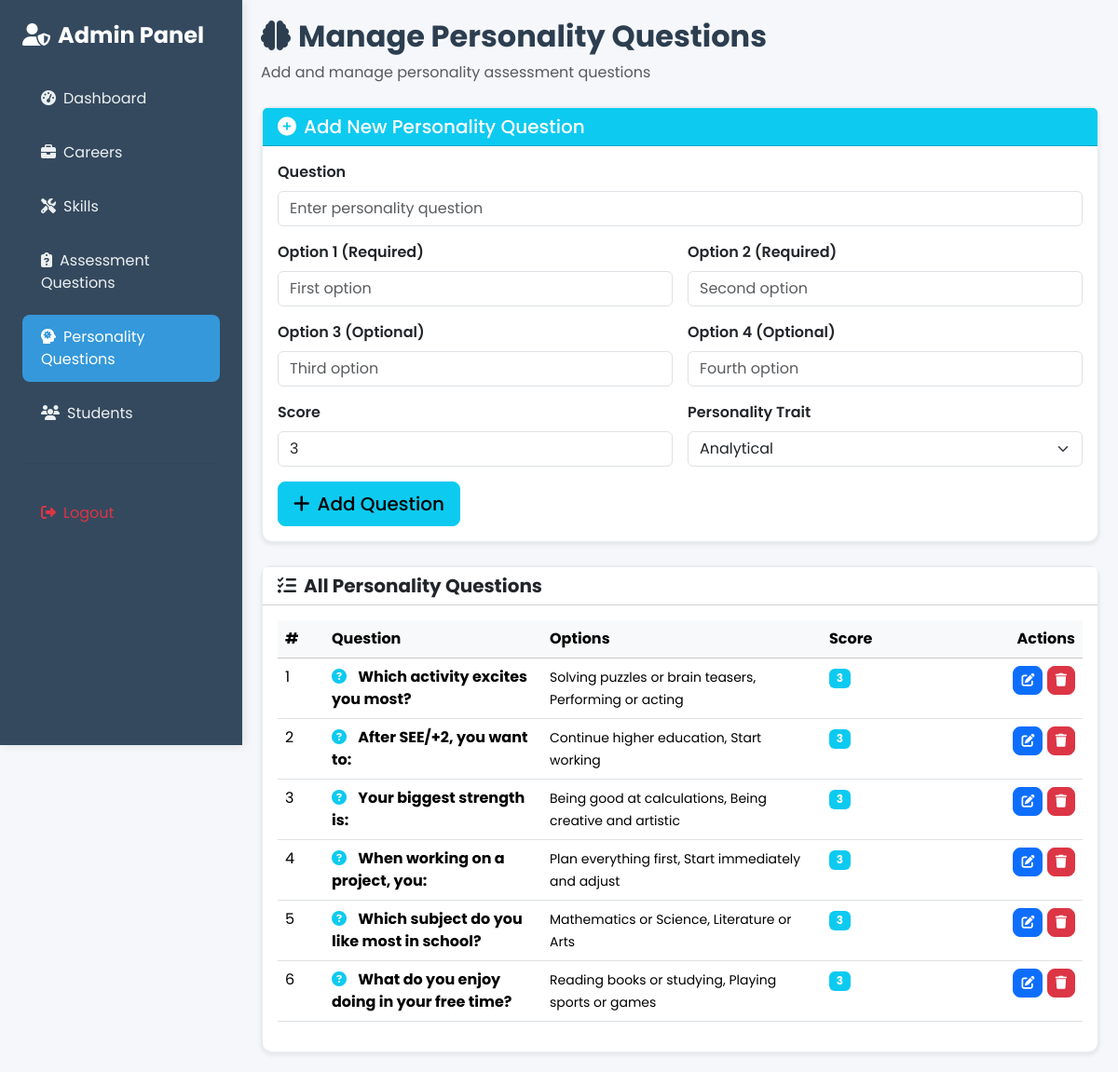
The page /admin/manage_personality.php (signed in) on the database its author committed.
### tables this page shows
CREATE TABLE IF NOT EXISTS personality_questions (
    id INT AUTO_INCREMENT PRIMARY KEY,
    question TEXT NOT NULL,
    option1 VARCHAR(255),
    option2 VARCHAR(255),
    option3 VARCHAR(255),
    option4 VARCHAR(255),
    score INT DEFAULT 1,
    personality_type VARCHAR(50),
    created_at TIMESTAMP DEFAULT CURRENT_TIMESTAMP
);

### admin/manage_personality.php (the view, shortened to what this page needs)
<?php
include 'header.php';
include '../db.php';
include 'sidebar.php';
$editing = false;
?>
<div class="main-content">
    <div class="mb-4">
        <h2 class="fw-bold"><i class="fas fa-brain me-2"></i><?= $editing ? 'Edit Personality Question' : 'Manage Personality Questions' ?></h2>
        <p class="text-muted"><?= $editing ? 'Update personality question details' : 'Add and manage personality assessment questions' ?></p>
    </div>
    <?php if(!$editing): ?>
    <div class="card shadow-sm mb-4">
        <div class="card-header bg-info text-white">
            <h5 class="mb-0"><i class="fas fa-plus-circle me-2"></i>Add New Personality Question</h5>
        </div>
        <div class="card-body">
            <form method="POST">
                <div class="row g-3">
                    <div class="col-md-12">
                        <label class="form-label fw-semibold">Question</label>
                        <input type="text" name="question" class="form-control" placeholder="Enter personality question" required>
                    </div>
                    <div class="col-md-6">
                        <label class="form-label fw-semibold">Option 1 (Required)</label>
                        <input type="text" name="option1" class="form-control" placeholder="First option" required>
                    </div>
                    <div class="col-md-6">
                        <label class="form-label fw-semibold">Option 2 (Required)</label>
                        <input type="text" name="option2" class="form-control" placeholder="Second option" required>
                    </div>
                    <div class="col-md-6">
                        <label class="form-label fw-semibold">Option 3 (Optional)</label>
                        <input type="text" name="option3" class="form-control" placeholder="Third option">
                    </div>
                    <div class="col-md-6">
                        <label class="form-label fw-semibold">Option 4 (Optional)</label>
                        <input type="text" name="option4" class="form-control" placeholder="Fourth option">
                    </div>
                    <div class="col-md-6">
                        <label class="form-label fw-semibold">Score</label>
                        <input type="number" name="score" class="form-control" value="3" min="1" max="10" required>
                    </div>
                    <div class="col-md-6">
                        <label class="form-label fw-semibold">Personality Trait</label>
                        <select name="trait" class="form-select" required>
                            <option value="Analytical">Analytical</option>
                        </select>
                    </div>
                    <div class="col-12">
                        <button type="submit" name="add_personality" class="btn btn-info btn-lg">
                            <i class="fas fa-plus me-2"></i>Add Question
                        </button>
                    </div>
                </div>
            </form>
        </div>
    </div>
    <?php endif; ?>
    <div class="card shadow-sm">
        <div class="card-header bg-white">
            <h5 class="mb-0 fw-bold"><i class="fas fa-list-check me-2"></i>All Personality Questions</h5>
        </div>
        <div class="card-body">
            <div class="table-responsive">
                <table class="table table-hover">
                    <thead class="table-light">
                        <tr>
                            <th width="50">#</th>
                            <th>Question</th>
                            <th width="300">Options</th>
                            <th width="80">Score</th>
                            <th width="200" class="text-end">Actions</th>
                        </tr>
                    </thead>
                    <tbody>
                        <?php
                        $questions = $conn->query("SELECT * FROM personality_questions ORDER BY id DESC");
                        if($questions->num_rows > 0){
                            $i = 1;
                            while($row = $questions->fetch_assoc()){
                                echo '<tr>
                                    <td>'.$i.'</td>
                                    <td>
                                        <i class="fas fa-question-circle me-2 text-info"></i>
                                        <strong>' . htmlspecialchars($row['question']) . '</strong>
                                    </td>
                                    <td><small>' . htmlspecialchars($row['option1']) . ', ' . htmlspecialchars($row['option2']) . '</small></td>
                                    <td><span class="badge bg-info">'.$row['score'].'</span></td>
                                    <td class="text-end">
                                        <a href="manage_personality.php?edit='.$row['id'].'" class="btn btn-sm btn-primary">
                                            <i class="fas fa-edit"></i>
                                        </a>
                                        <a href="manage_personality.php?delete='.$row['id'].'" class="btn btn-sm btn-danger" onclick="return confirm(\'Delete this question?\')">
                                            <i class="fas fa-trash"></i>
                                        </a>
                                    </td>
                                </tr>';
                                $i++;
                            }
                        } else {
                            echo "<tr><td colspan='5' class='text-center py-4'>
                                <i class='fas fa-inbox fa-3x text-muted mb-3 d-block'></i>
                                <p class='text-muted'>No personality questions yet. Add your first question above!</p>
                            </td></tr>";
                        }
                        ?>
                    </tbody>
                </table>
            </div>
        </div>
    </div>
</div>
<?php include 'footer.php'; ?>

### admin/header.php (style rules this page uses)
* { margin: 0; padding: 0; box-sizing: border-box; }
body { font-family: 'Poppins', sans-serif; background: #f5f7fa; color: #2c3e50; }
.btn { border-radius: 8px; font-weight: 500; }
.card { border-radius: 12px; border: 2px solid #e8ecef; }
.main-content { margin-left: 260px; padding: 20px; width: calc(100% - 260px); }

### rows shown on the page
personality_questions: question "Which activity excites you most?", option1 "Solving puzzles or brain teasers", option2 "Performing or acting", score "3"
personality_questions: question "After SEE/+2, you want to:", option1 "Continue higher education", option2 "Start working", score "3"
personality_questions: question "Your biggest strength is:", option1 "Being good at calculations", option2 "Being creative and artistic", score "3"
personality_questions: question "When working on a project, you:", option1 "Plan everything first", option2 "Start immediately and adjust", score "3"
personality_questions: question "Which subject do you like most in school?", option1 "Mathematics or Science", option2 "Literature or Arts", score "3"
personality_questions: question "What do you enjoy doing in your free time?", option1 "Reading books or studying", option2 "Playing sports or games", score "3"
